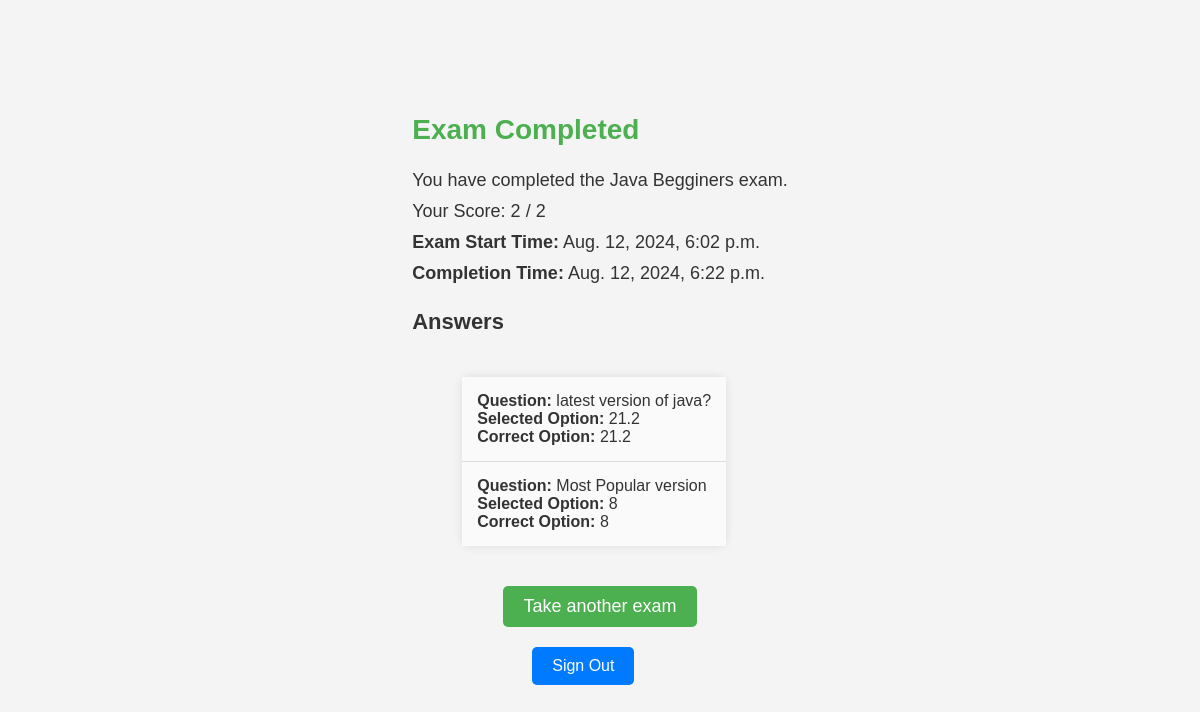
/exam_completed/73/ (signed in), run on the app's committed database.
### examPortal/models.py (models this page shows, shortened)
class Exam(models.Model):
    user = models.ForeignKey(User, on_delete=models.CASCADE)
    subject = models.ForeignKey(Subject, on_delete=models.CASCADE)
    start_time = models.DateTimeField(auto_now_add=True)
    end_time = models.DateTimeField()
    is_completed = models.BooleanField(default=False)

class Subject(models.Model):
    name = models.CharField(max_length=100)

class Question(models.Model):
    subject = models.ForeignKey(Subject, on_delete=models.CASCADE)
    text = models.TextField()
    option1 = models.CharField(max_length=200)
    option2 = models.CharField(max_length=200)
    option3 = models.CharField(max_length=200)
    option4 = models.CharField(max_length=200)
    correct_option = models.CharField(max_length=1)  # A, B, C, or D

### examPortal/views.py (the view)
# urls.py: path('exam_completed/<int:exam_id>/', views.exam_completed, name='exam_completed'),
@login_required
def exam_completed(request, exam_id):
    exam = Exam.objects.get(id=exam_id)
    logout1 = request.POST.get('logout')
    if logout1:
        logout(request)
        render(request,'welcome')
    if exam.user != request.user:
        messages.success(request, 'can\'t Show Result. Invalid User')
        return redirect('selectSubj')
    answers = Answer.objects.filter(exam=exam)
    questions = Question.objects.filter(subject=exam.subject)
    questions_with_answers = []
    for question in questions:
        answer = answers.filter(question=question).first()
        questions_with_answers.append({
            'question': question,
            'answer': answer,
            'selected_option_text': get_option_text(question, answer.selected_option) if answer else None,
            'correct_option_text': get_option_text(question, question.correct_option)
        })
    score = 0
    total_questions = questions.count()
    for qwa in questions_with_answers:
        question = qwa['question']
        answer = qwa['answer']
        correct_option = question.correct_option.strip().upper()
        if correct_option in ['1','a']:
            correct_option = 'A'
        elif correct_option in ['2', 'b']:
            correct_option = 'B'
        elif correct_option in ['3', 'c']:
            correct_option = 'C'
        elif correct_option in ['4', 'd']:
            correct_option = 'D'
        if answer:
            selected_option = answer.selected_option.strip().upper()
            if selected_option == correct_option:
                score += 1
    if exam.is_completed==False:
        exam.mark_as_completed()
        completion_tim=exam.completion_time
    else:
        completion_tim=exam.start_time + timedelta(minutes=20)
    context = {
        'exam': exam,
        'questions_with_answers': questions_with_answers,
        'score': score,
        'total_questions': total_questions,
        'start_time': exam.start_time,
        'completion_time': completion_tim,
    }
    return render(request, 'examPortal/exam_completed.html', context)

### examPortal/views.py (called while the page is built)
def get_option_text(question, option_key):
    option_map = {
        '1': question.option1,
        '2': question.option2,
        '3': question.option3,
        '4': question.option4,
        'A': question.option1,
        'B': question.option2,
        'C': question.option3,
        'D': question.option4,
    }
    return option_map.get(option_key.upper(), 'Unknown Option')

### examPortal/templates/examPortal/exam_completed.html (shortened to what this page needs)
<!DOCTYPE html>
<html>
<head>
    {% load static %}
    <link rel="stylesheet" href="{% static 'examPortal/css/exam_completed.css' %}">
</head>
<body>
    <h1>Exam Completed</h1>
    <p>You have completed the {{ exam.subject.name }} exam.</p>
<p>Your Score: {{ score }} / {{ total_questions }}</p>
<p><strong>Exam Start Time:</strong> {{ start_time }}</p>
{% if completion_time %}
    <p><strong>Completion Time:</strong> {{ completion_time }}</p>
{% else %}
    <p><strong>Completion Time:</strong> Not yet completed</p>
{% endif %}
<h3>Answers</h3>
<ul>
    {% for item in questions_with_answers %}
        <li>
            <strong>Question:</strong> {{ item.question.text }}<br>
            {% if item.answer %}
                <strong>Selected Option:</strong> {{ item.selected_option_text }}<br>
            {% else %}
                <strong>Selected Option:</strong> Not Answered<br>
            {% endif %}
            <strong>Correct Option:</strong> {{ item.correct_option_text }}
        </li>
    {% endfor %}
</ul>
    <a href="{% url 'selectSubj' %}">Take another exam</a>
    <form action="{% url 'welcome' %}" method="post">
        <button type="submit" name="logout" value="logout" class="btn btn-primary">Sign Out</button>
    </form>
</body>
</html>

### examPortal/static/examPortal/css/exam_completed.css (style rules this page uses)
body { font-family: Arial, sans-serif; background-color: #f4f4f4; color: #333; margin: 0; padding: 0; display: flex; justify-content: center; height: 100vh; flex-direction: column; flex-wrap: wrap; align-items: flex-start; align-content: center; }
h1 { font-size: 28px; color: #4CAF50; text-align: center; }
p { font-size: 18px; margin: 5px 0; text-align: center; }
h3 { font-size: 22px; color: #333; margin-top: 20px; text-align: center; }
ul { list-style-type: none; padding: 0; max-width: 600px; margin: 20px auto; margin-left: 50px; background-color: #fff; border-radius: 8px; box-shadow: 0 0 10px rgba(0, 0, 0, 0.1); }
ul li { background-color: #fafafa; padding: 15px; border-bottom: 1px solid #ddd; }
ul li:last-child { border-bottom: none; }
strong { font-weight: bold; }
a { display: block; width: fit-content; margin: 20px auto; padding: 10px 20px; background-color: #4CAF50; color: white; text-decoration: none; border-radius: 5px; text-align: center; font-size: 18px; }
.btn { background-color: #007bff; color: white; border: none; padding: 10px 20px; font-size: 1rem; border-radius: 5px; cursor: pointer; margin-bottom: 20px; margin-left: 120px; transition: background-color 0.3s ease; }
.btn-primary { background-color: #007bff; }

### data on the page
Exam: subject.name "Java Begginers", start_time "Aug. 12, 2024, 6:02 p.m."
Question: question.text "latest version of java?", selected_option_text "21.2", correct_option_text "21.2"
Question: question.text "Most Popular version", selected_option_text "8", correct_option_text "8"

### other printed values
{{ score }} "2"
{{ total_questions }} "2"
{{ completion_time }} "Aug. 12, 2024, 6:22 p.m."
